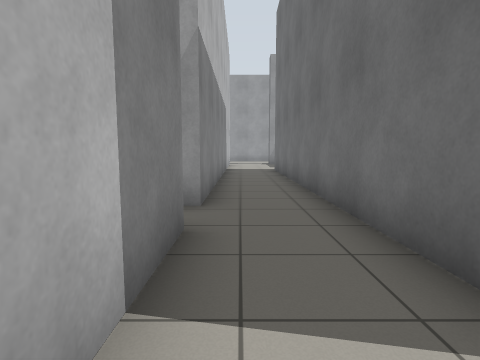
View 1 (above)

22 first-person views from a walk through a Gazebo world. The camera is 0.94 m above the floor, tilts 6° down and sees 80° across. The floor is counted in squares, 1 m on a side. Each view is taken from the middle of a square. On the plan, view 1 faces up. The plan holds only what a view shows up to about 11 squares ahead; the rest is blank. The place goes on beyond the plan.

View 2
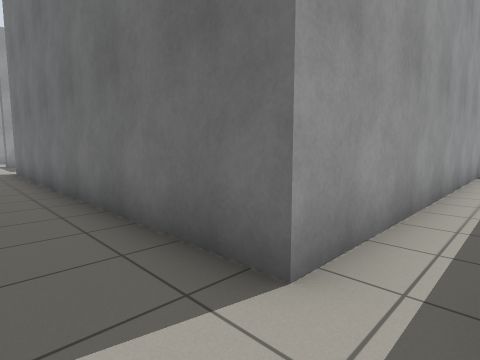

View 3
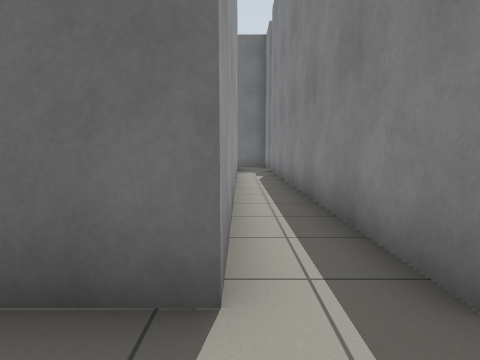

View 4
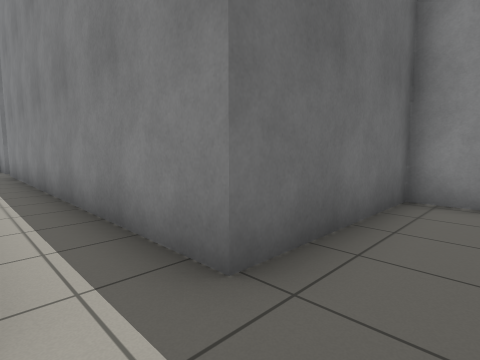

View 5
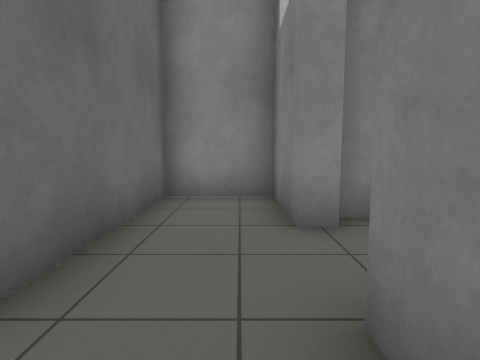

View 6
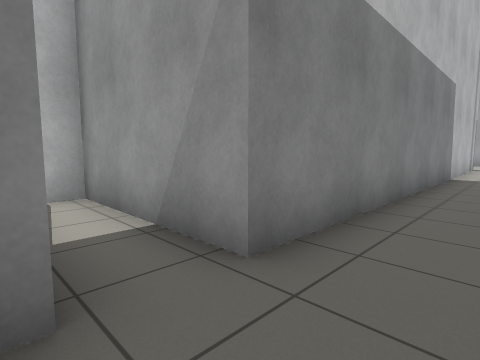

View 7
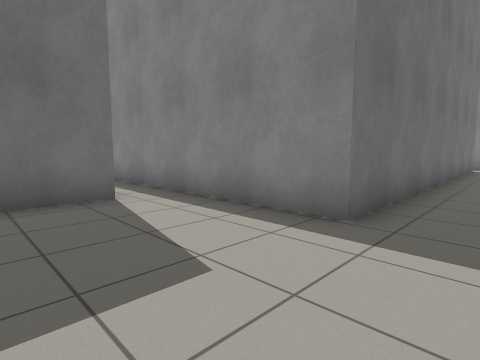

View 8
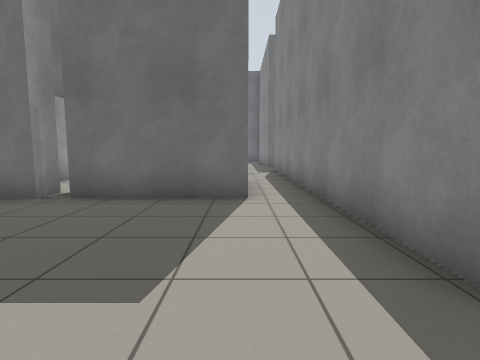

View 9
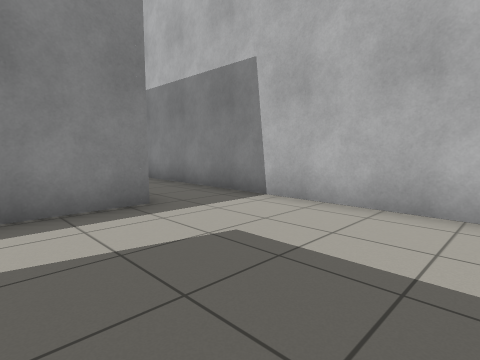

View 10
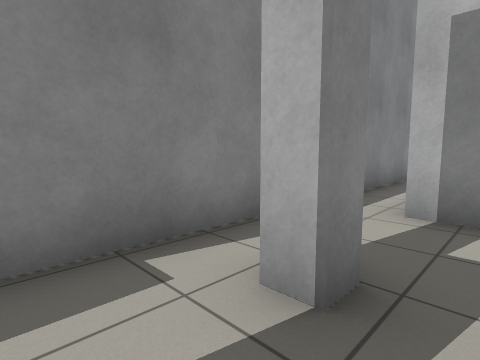

View 11
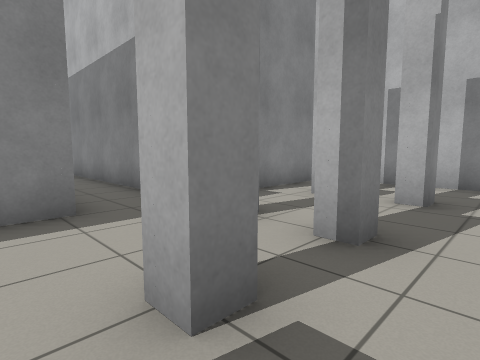

View 12
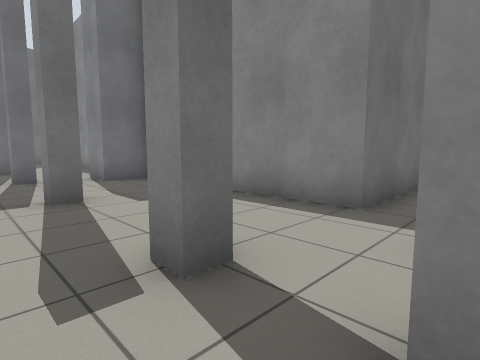

View 13
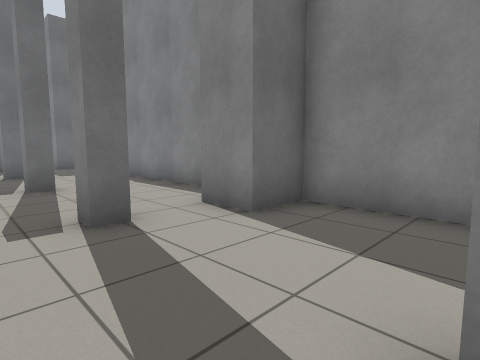

View 14
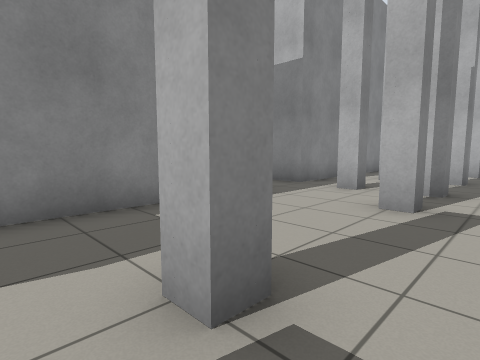

View 15
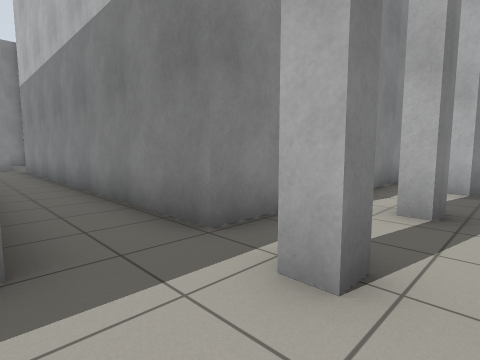

View 16
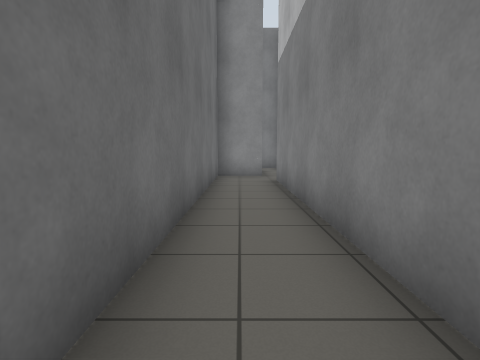

View 17
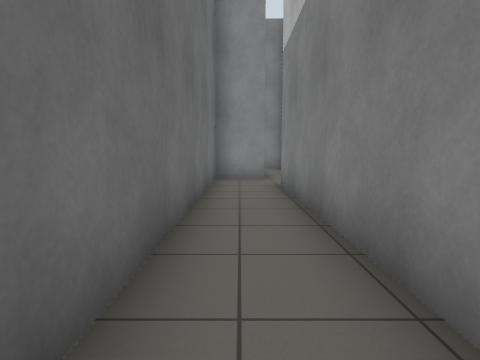

View 18
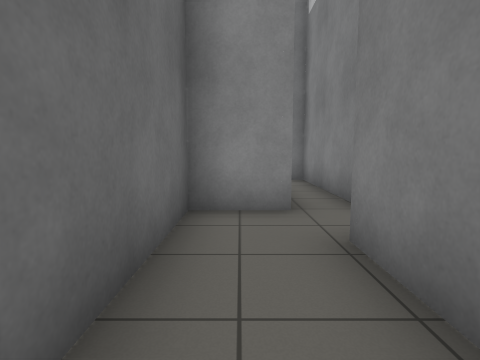

View 19
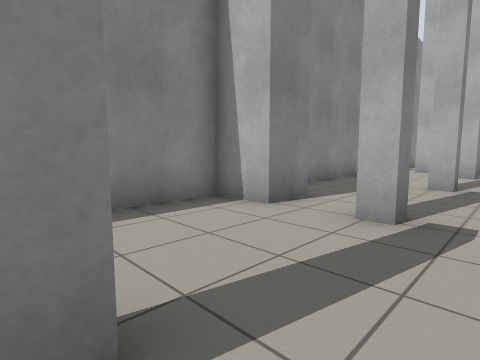

View 20
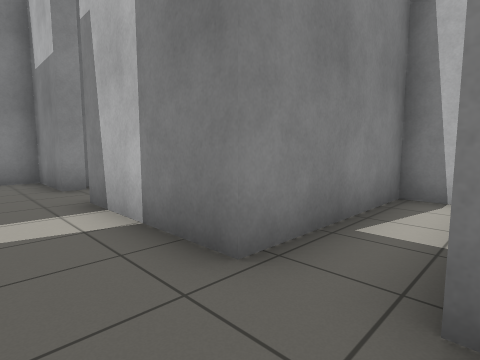

View 21
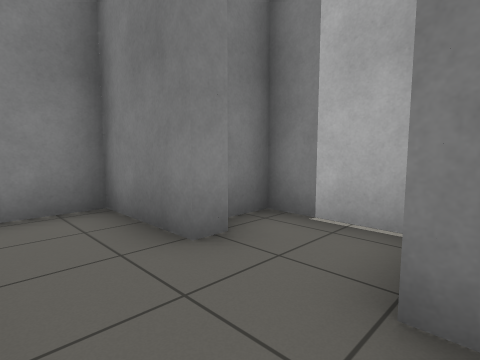

View 22
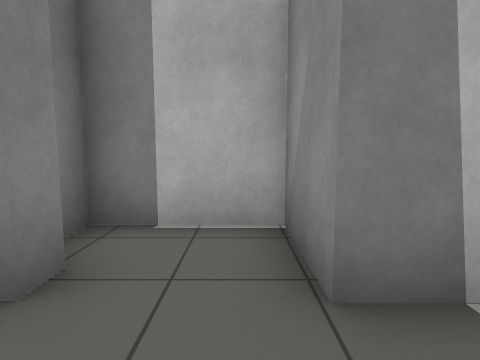

### Floor plan
Points are (right, up) in squares from view 1. A wall is a line through its corners. A room is listed if a view was taken in it or the views show most of it. See-through windows are left out.
Room 1 (views 1, 2, 3, 4, 5, 6, 7, 8, 9, 20, 21, 22)
walls: (5.6, 14.8) (5.6, 18.4); (-0.7, 17.7) (-0.7, 4.8) (-5, 4.8) (-5, 3.3) (-0.7, 3.3) (-0.7, -0.4) (-2.5, -0.4) (-2.5, -2.9) (-1.2, -2.9); (-1.3, -2.4) (-0.7, -2.4) (-0.7, -4.7) (1.6, -4.7) (1.6, -0.4) (13, -0.4); (12.7, 1.1) (1.6, 1.1) (1.6, 13.4) (8.5, 13.4)
ways out: opening at (8, 14) to room 2; opening at (13, 0) to room 3
Room 2 (views 10, 11, 12, 13, 14, 15, 16, 17, 18, 19)
walls: (19.6, 16.4) (19.6, 16.9) (20.1, 16.9) (20.1, 16.4); (15.8, 16.2) (15.8, 16.9) (16.2, 16.9) (16.2, 16.2); (13.7, 15.2) (14.3, 15.2) (14.3, 14.6); (13.7, 16.9) (14.3, 16.9) (14.3, 16.4); (23.6, 16.4) (23.6, 16.9) (24.1, 16.9) (24.1, 16.4); (11, 15.2) (11.5, 15.2) (11.5, 14.6); (11, 16.9) (11.5, 16.9) (11.5, 16.4); (8.5, 13.4) (13.9, 13.4) (13.9, 1); (8.6, 17.4) (8.6, 14.7); (27.6, 16.4) (27.6, 16.9) (28.1, 16.9); (15.8, 1.6) (15.8, 13.4) (22.9, 13.4) (22.9, 14.9) (24.1, 14.8) (24.1, 13.4) (28.5, 13.4)
ways out: opening at (8, 14) to room 1; opening at (15, 2) to room 3
Room 3 (no view inside)
walls: (14.1, -0.4) (15.8, -0.4) (15.8, 1.6)
ways out: opening at (13, 0) to room 1; opening at (15, 2) to room 2

Positions as (right, up) in squares from view 1, and headings:
1: (0, 0), facing up
2: (0, 0), facing up-right
3: (0, 1), facing right
4: (0, 1), facing down-right
5: (0, 1), facing down
6: (1, 3), facing up-left
7: (0, 17), facing down-right
8: (0, 15), facing right
9: (4, 18), facing down-left
10: (13, 16), facing down-left
11: (17, 18), facing down-left
12: (14, 18), facing down-right
13: (20, 18), facing down-right
14: (21, 18), facing down-left
15: (16, 16), facing down-left
16: (15, 10), facing down
17: (15, 9), facing down
18: (15, 4), facing down
19: (28, 18), facing down-left
20: (1, 5), facing down-left
21: (1, 0), facing down-left
22: (1, -1), facing left
